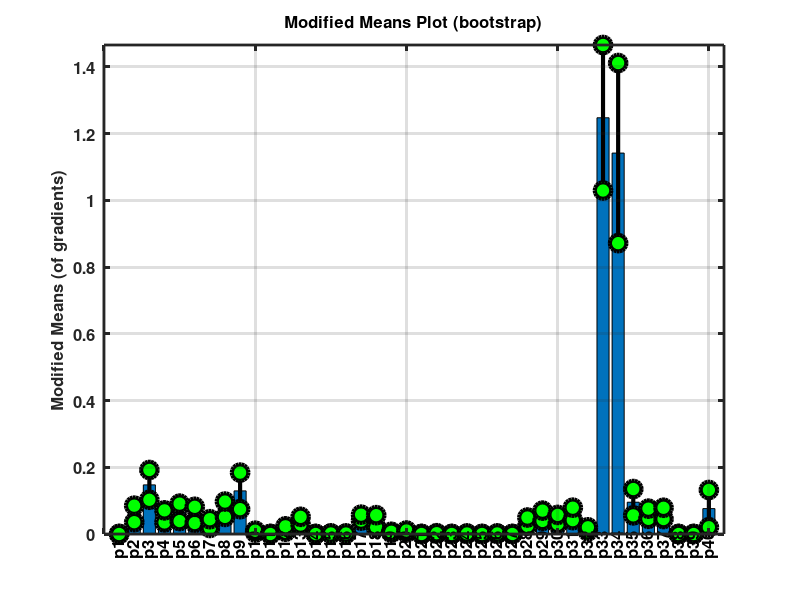

MATLAB code to generate this figure:
% This file contains modified means of gradients
% and also their spreads based on bootstraping.
% to select the most important ones to display,
% set sortFlag = 1 and set nn to be the number
% of inputs to display.

sortFlag = 0;
nn = 40;
Means = [
  0.0000000000000000e+00
  6.0164879397068563e-02
  1.4725949585349782e-01
  5.2733207135400403e-02
  6.4905148882441990e-02
  5.7235126688740347e-02
  3.1255247537686881e-02
  7.4244400242192921e-02
  1.2924969547304921e-01
  7.0559982785632644e-03
  0.0000000000000000e+00
  1.4830207427122339e-02
  3.9899408333322811e-02
  0.0000000000000000e+00
  1.4247382905857656e-03
  1.3025848050715111e-03
  4.9113840657426619e-02
  3.8089738572827818e-02
  5.0080274042355677e-03
  7.3048955287941331e-03
  0.0000000000000000e+00
  1.7058618100582244e-03
  0.0000000000000000e+00
  1.1119696804202507e-03
  0.0000000000000000e+00
  1.2386083712203776e-03
  0.0000000000000000e+00
  3.6791029353737688e-02
  5.4644991042777799e-02
  4.3558524859066444e-02
  6.0247336921667144e-02
  1.4014910322612692e-02
  1.2477077367256022e+00
  1.1418569257792821e+00
  9.5305064527528335e-02
  6.0794435590574014e-02
  6.1774916034414713e-02
  0.0000000000000000e+00
  1.1555491251602395e-08
  7.6130308307236702e-02
];
Stds = [
  0.0000000000000000e+00
  2.4782610048912541e-02
  4.4628037139030914e-02
  1.8145610103830690e-02
  2.6185438057568605e-02
  2.4316995537779350e-02
  1.3101992815272015e-02
  2.2999997518510396e-02
  5.4801590766625483e-02
  2.8611284275037873e-03
  0.0000000000000000e+00
  8.1695296219797143e-03
  1.1583424571549816e-02
  0.0000000000000000e+00
  1.6453464066205382e-04
  1.9480242608005603e-04
  8.8825064617356151e-03
  1.8360945999044264e-02
  1.6255762992107424e-03
  3.2087717103390576e-03
  0.0000000000000000e+00
  6.4716760652248581e-04
  0.0000000000000000e+00
  4.9678634047092319e-04
  0.0000000000000000e+00
  4.3520517684125494e-04
  0.0000000000000000e+00
  1.2615876158764073e-02
  1.5427360526777980e-02
  1.3678959180719983e-02
  1.8686766825962223e-02
  6.0599514260916022e-03
  2.1811797683925721e-01
  2.6995233437522526e-01
  3.9458898659739290e-02
  1.5237519989697010e-02
  1.6884052443893665e-02
  0.0000000000000000e+00
  1.1336707015597217e-08
  5.5806427430733996e-02
];
  Str = {'p1','p2','p3','p4','p5','p6','p7','p8','p9','p10','p11','p12','p13','p14','p15','p16','p17','p18','p19','p20','p21','p22','p23','p24','p25','p26','p27','p28','p29','p30','p31','p32','p33','p34','p35','p36','p37','p38','p39','p40'};
if exist('noCLF') 
   hold off
else
   clf
end;
if (sortFlag == 1)
  [Means, I2] = sort(Means,'descend');
  Stds = Stds(I2);
  I2 = I2(1:nn);
  Means = Means(1:nn);
  Stds = Stds(1:nn);
  Str  = Str(I2);
end
ymin = min(Means-Stds);
ymax = max(Means+Stds);
h2 = 0.05 * (ymax - ymin);
bar(Means,0.8);
for ii = 1:nn
   if (ii == 1)
   hold on
   end;
   XX = [ii ii];
   YY = [Means(ii)-Stds(ii) Means(ii)+Stds(ii)];
   plot(XX,YY,'-ko','LineWidth',3.0,'MarkerEdgeColor','k','MarkerFaceColor','g','MarkerSize',12)
end;
axis([0 nn+1 ymin ymax])
set(gca,'XTickLabel',[]);
th=text(1:nn, repmat(ymin-0.05*(ymax-ymin),nn,1),Str,'HorizontalAlignment','left','rotation',90);
set(th, 'fontsize', 12)
set(th, 'fontweight', 'bold')
set(gca,'linewidth',2)
set(gca,'fontweight','bold')
set(gca,'fontsize',12)
grid on
box on
title('Modified Means Plot (bootstrap)','FontWeight','bold','FontSize',12)
ylabel('Modified Means (of gradients)','FontWeight','bold','FontSize',12)
   hold off
